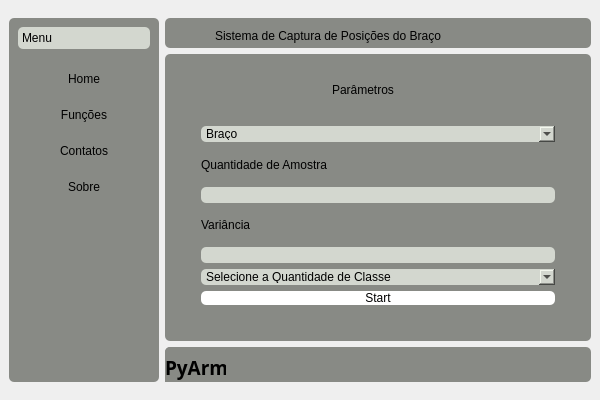
<?xml version="1.0" encoding="UTF-8"?>
<ui version="4.0">
 <class>MainWindow</class>
 <widget class="QMainWindow" name="MainWindow">
  <property name="geometry">
   <rect>
    <x>0</x>
    <y>0</y>
    <width>600</width>
    <height>400</height>
   </rect>
  </property>
  <property name="minimumSize">
   <size>
    <width>600</width>
    <height>400</height>
   </size>
  </property>
  <property name="maximumSize">
   <size>
    <width>600</width>
    <height>400</height>
   </size>
  </property>
  <property name="windowTitle">
   <string>MainWindow</string>
  </property>
  <property name="styleSheet">
   <string notr="true">*{
border:none;
}</string>
  </property>
  <widget class="QWidget" name="centralwidget">
   <property name="styleSheet">
    <string notr="true"/>
   </property>
   <layout class="QHBoxLayout" name="horizontalLayout">
    <item>
     <widget class="QFrame" name="left_container">
      <property name="sizePolicy">
       <sizepolicy hsizetype="Preferred" vsizetype="Preferred">
        <horstretch>100</horstretch>
        <verstretch>0</verstretch>
       </sizepolicy>
      </property>
      <property name="minimumSize">
       <size>
        <width>100</width>
        <height>0</height>
       </size>
      </property>
      <property name="maximumSize">
       <size>
        <width>150</width>
        <height>16777215</height>
       </size>
      </property>
      <property name="styleSheet">
       <string notr="true"/>
      </property>
      <property name="frameShape">
       <enum>QFrame::StyledPanel</enum>
      </property>
      <property name="frameShadow">
       <enum>QFrame::Raised</enum>
      </property>
      <layout class="QGridLayout" name="gridLayout">
       <property name="leftMargin">
        <number>0</number>
       </property>
       <property name="rightMargin">
        <number>0</number>
       </property>
       <property name="bottomMargin">
        <number>9</number>
       </property>
       <item row="0" column="0">
        <widget class="QFrame" name="frame_2">
         <property name="sizePolicy">
          <sizepolicy hsizetype="Expanding" vsizetype="Expanding">
           <horstretch>0</horstretch>
           <verstretch>0</verstretch>
          </sizepolicy>
         </property>
         <property name="minimumSize">
          <size>
           <width>0</width>
           <height>0</height>
          </size>
         </property>
         <property name="styleSheet">
          <string notr="true">QToolBox::tab{
	border-radius: 5px;

	
	background-color: rgb(211, 215, 207);
}

QFrame{
	
	background-color: rgb(136, 138, 133);
	border-radius: 5px;
}</string>
         </property>
         <property name="frameShape">
          <enum>QFrame::StyledPanel</enum>
         </property>
         <property name="frameShadow">
          <enum>QFrame::Raised</enum>
         </property>
         <layout class="QHBoxLayout" name="horizontalLayout_2">
          <item>
           <widget class="QToolBox" name="toolbox">
            <property name="styleSheet">
             <string notr="true">background-color: rgb(136, 138, 133);</string>
            </property>
            <property name="currentIndex">
             <number>0</number>
            </property>
            <widget class="QWidget" name="Menu">
             <property name="geometry">
              <rect>
               <x>0</x>
               <y>0</y>
               <width>82</width>
               <height>315</height>
              </rect>
             </property>
             <attribute name="label">
              <string>Menu</string>
             </attribute>
             <layout class="QVBoxLayout" name="verticalLayout_4">
              <property name="leftMargin">
               <number>0</number>
              </property>
              <property name="rightMargin">
               <number>0</number>
              </property>
              <item>
               <widget class="QPushButton" name="btn_home">
                <property name="minimumSize">
                 <size>
                  <width>0</width>
                  <height>30</height>
                 </size>
                </property>
                <property name="styleSheet">
                 <string notr="true">QPushButton:hover{
	border-top-left-radius:15px;
	border-top-right-radius:15px;
	border-bottom-left-radius:15px;
	border-bottom-right-radius:15px;
	
	background-color: rgb(211, 215, 207);
}

</string>
                </property>
                <property name="text">
                 <string>Home</string>
                </property>
                <property name="autoDefault">
                 <bool>false</bool>
                </property>
               </widget>
              </item>
              <item>
               <widget class="QPushButton" name="btn_funcoes">
                <property name="minimumSize">
                 <size>
                  <width>0</width>
                  <height>30</height>
                 </size>
                </property>
                <property name="styleSheet">
                 <string notr="true">QPushButton:hover{
	border-top-left-radius:15px;
	border-top-right-radius:15px;
	border-bottom-left-radius:15px;
	border-bottom-right-radius:15px;
	
	background-color: rgb(211, 215, 207);
}</string>
                </property>
                <property name="text">
                 <string>Funções</string>
                </property>
               </widget>
              </item>
              <item>
               <widget class="QPushButton" name="btn_contatos">
                <property name="minimumSize">
                 <size>
                  <width>0</width>
                  <height>30</height>
                 </size>
                </property>
                <property name="styleSheet">
                 <string notr="true">QPushButton:hover{
	border-top-left-radius:15px;
	border-top-right-radius:15px;
	border-bottom-left-radius:15px;
	border-bottom-right-radius:15px;
	
	background-color: rgb(211, 215, 207);
}
</string>
                </property>
                <property name="text">
                 <string>Contatos</string>
                </property>
               </widget>
              </item>
              <item>
               <widget class="QPushButton" name="btn_sobre">
                <property name="minimumSize">
                 <size>
                  <width>0</width>
                  <height>30</height>
                 </size>
                </property>
                <property name="styleSheet">
                 <string notr="true">QPushButton:hover{
	border-top-left-radius:15px;
	border-top-right-radius:15px;
	border-bottom-left-radius:15px;
	border-bottom-right-radius:15px;
	
	background-color: rgb(211, 215, 207);
}</string>
                </property>
                <property name="text">
                 <string>Sobre</string>
                </property>
               </widget>
              </item>
              <item>
               <spacer name="verticalSpacer">
                <property name="orientation">
                 <enum>Qt::Vertical</enum>
                </property>
                <property name="sizeHint" stdset="0">
                 <size>
                  <width>20</width>
                  <height>40</height>
                 </size>
                </property>
               </spacer>
              </item>
             </layout>
            </widget>
           </widget>
          </item>
         </layout>
        </widget>
       </item>
      </layout>
     </widget>
    </item>
    <item>
     <widget class="QFrame" name="main_container">
      <property name="styleSheet">
       <string notr="true">QFrame{
	
	border-radius: 5px;
}
</string>
      </property>
      <property name="frameShape">
       <enum>QFrame::StyledPanel</enum>
      </property>
      <property name="frameShadow">
       <enum>QFrame::Raised</enum>
      </property>
      <layout class="QVBoxLayout" name="verticalLayout">
       <property name="leftMargin">
        <number>0</number>
       </property>
       <property name="rightMargin">
        <number>0</number>
       </property>
       <item>
        <widget class="QFrame" name="top">
         <property name="sizePolicy">
          <sizepolicy hsizetype="Preferred" vsizetype="Preferred">
           <horstretch>0</horstretch>
           <verstretch>0</verstretch>
          </sizepolicy>
         </property>
         <property name="minimumSize">
          <size>
           <width>0</width>
           <height>30</height>
          </size>
         </property>
         <property name="styleSheet">
          <string notr="true">QFrame{
	
	background-color: rgb(136, 138, 133);
	border-radius: 5px;
}</string>
         </property>
         <property name="frameShape">
          <enum>QFrame::StyledPanel</enum>
         </property>
         <property name="frameShadow">
          <enum>QFrame::Raised</enum>
         </property>
         <widget class="QLabel" name="label">
          <property name="geometry">
           <rect>
            <x>50</x>
            <y>10</y>
            <width>331</width>
            <height>16</height>
           </rect>
          </property>
          <property name="text">
           <string>Sistema de Captura de Posições do Braço</string>
          </property>
         </widget>
        </widget>
       </item>
       <item>
        <widget class="QFrame" name="main_center">
         <property name="sizePolicy">
          <sizepolicy hsizetype="Preferred" vsizetype="Expanding">
           <horstretch>0</horstretch>
           <verstretch>0</verstretch>
          </sizepolicy>
         </property>
         <property name="styleSheet">
          <string notr="true">QFrame{
	
	background-color: rgb(136, 138, 133);
	border-radius: 5px;
}</string>
         </property>
         <property name="frameShape">
          <enum>QFrame::StyledPanel</enum>
         </property>
         <property name="frameShadow">
          <enum>QFrame::Raised</enum>
         </property>
         <layout class="QVBoxLayout" name="verticalLayout_5">
          <item>
           <widget class="QStackedWidget" name="Pages">
            <property name="layoutDirection">
             <enum>Qt::LeftToRight</enum>
            </property>
            <property name="autoFillBackground">
             <bool>false</bool>
            </property>
            <property name="currentIndex">
             <number>1</number>
            </property>
            <widget class="QWidget" name="page_home">
             <widget class="QLabel" name="label_3">
              <property name="geometry">
               <rect>
                <x>110</x>
                <y>240</y>
                <width>231</width>
                <height>20</height>
               </rect>
              </property>
              <property name="sizePolicy">
               <sizepolicy hsizetype="Maximum" vsizetype="Preferred">
                <horstretch>0</horstretch>
                <verstretch>0</verstretch>
               </sizepolicy>
              </property>
              <property name="contextMenuPolicy">
               <enum>Qt::NoContextMenu</enum>
              </property>
              <property name="styleSheet">
               <string notr="true">background-position: center;</string>
              </property>
              <property name="text">
               <string>&lt;html&gt;&lt;head/&gt;&lt;body&gt;&lt;p align=&quot;center&quot;&gt;Projeto de Iniciação Cientifica&lt;/p&gt;&lt;/body&gt;&lt;/html&gt;</string>
              </property>
             </widget>
             <widget class="QFrame" name="frame_6">
              <property name="enabled">
               <bool>true</bool>
              </property>
              <property name="geometry">
               <rect>
                <x>110</x>
                <y>0</y>
                <width>223</width>
                <height>228</height>
               </rect>
              </property>
              <property name="sizePolicy">
               <sizepolicy hsizetype="Preferred" vsizetype="Expanding">
                <horstretch>0</horstretch>
                <verstretch>0</verstretch>
               </sizepolicy>
              </property>
              <property name="maximumSize">
               <size>
                <width>223</width>
                <height>228</height>
               </size>
              </property>
              <property name="styleSheet">
               <string notr="true">background-image: url(:/logo_imagem/ufabc.png);
background-repeat: no-repeat;
background-position: center;</string>
              </property>
              <property name="frameShape">
               <enum>QFrame::StyledPanel</enum>
              </property>
              <property name="frameShadow">
               <enum>QFrame::Raised</enum>
              </property>
             </widget>
            </widget>
            <widget class="QWidget" name="page_funcoes">
             <layout class="QVBoxLayout" name="verticalLayout_8">
              <item>
               <widget class="QFrame" name="frame_main">
                <property name="sizePolicy">
                 <sizepolicy hsizetype="Preferred" vsizetype="Expanding">
                  <horstretch>0</horstretch>
                  <verstretch>0</verstretch>
                 </sizepolicy>
                </property>
                <property name="frameShape">
                 <enum>QFrame::StyledPanel</enum>
                </property>
                <property name="frameShadow">
                 <enum>QFrame::Raised</enum>
                </property>
                <layout class="QVBoxLayout" name="verticalLayout_9">
                 <item>
                  <widget class="QFrame" name="frame_3">
                   <property name="sizePolicy">
                    <sizepolicy hsizetype="Preferred" vsizetype="Preferred">
                     <horstretch>0</horstretch>
                     <verstretch>0</verstretch>
                    </sizepolicy>
                   </property>
                   <property name="minimumSize">
                    <size>
                     <width>0</width>
                     <height>30</height>
                    </size>
                   </property>
                   <property name="maximumSize">
                    <size>
                     <width>16777215</width>
                     <height>30</height>
                    </size>
                   </property>
                   <property name="frameShape">
                    <enum>QFrame::StyledPanel</enum>
                   </property>
                   <property name="frameShadow">
                    <enum>QFrame::Raised</enum>
                   </property>
                   <widget class="QLabel" name="label_2">
                    <property name="geometry">
                     <rect>
                      <x>140</x>
                      <y>0</y>
                      <width>91</width>
                      <height>17</height>
                     </rect>
                    </property>
                    <property name="text">
                     <string>Parâmetros</string>
                    </property>
                   </widget>
                  </widget>
                 </item>
                 <item>
                  <widget class="QFrame" name="frame">
                   <property name="sizePolicy">
                    <sizepolicy hsizetype="Preferred" vsizetype="Expanding">
                     <horstretch>0</horstretch>
                     <verstretch>0</verstretch>
                    </sizepolicy>
                   </property>
                   <property name="frameShape">
                    <enum>QFrame::StyledPanel</enum>
                   </property>
                   <property name="frameShadow">
                    <enum>QFrame::Raised</enum>
                   </property>
                   <layout class="QVBoxLayout" name="verticalLayout_7">
                    <item>
                     <widget class="QComboBox" name="comboBox_braco">
                      <property name="styleSheet">
                       <string notr="true">color: rgb(0, 0, 0);
border-top-left-radius:5px;
border-top-right-radius:5px;
border-bottom-left-radius:5px;
border-bottom-right-radius:5px;
	
background-color: rgb(211, 215, 207);</string>
                      </property>
                      <item>
                       <property name="text">
                        <string>Braço</string>
                       </property>
                      </item>
                      <item>
                       <property name="text">
                        <string>Esquerdo</string>
                       </property>
                      </item>
                      <item>
                       <property name="text">
                        <string>Direito</string>
                       </property>
                      </item>
                     </widget>
                    </item>
                    <item>
                     <widget class="QLabel" name="label_6">
                      <property name="text">
                       <string>Quantidade de Amostra</string>
                      </property>
                     </widget>
                    </item>
                    <item>
                     <widget class="QLineEdit" name="lineEdit_amostra">
                      <property name="styleSheet">
                       <string notr="true">color: rgb(0, 0, 0);
border-top-left-radius:5px;
border-top-right-radius:5px;
border-bottom-left-radius:5px;
border-bottom-right-radius:5px;
	
background-color: rgb(211, 215, 207);</string>
                      </property>
                     </widget>
                    </item>
                    <item>
                     <widget class="QLabel" name="label_7">
                      <property name="text">
                       <string>Variância</string>
                      </property>
                     </widget>
                    </item>
                    <item>
                     <widget class="QLineEdit" name="lineEdit_var">
                      <property name="styleSheet">
                       <string notr="true">font: 'Quantidade de Amostra'11pt &quot;Ubuntu&quot;;
color: rgb(0, 0, 0);
border-top-left-radius:5px;
border-top-right-radius:5px;
border-bottom-left-radius:5px;
border-bottom-right-radius:5px;
	
background-color: rgb(211, 215, 207);</string>
                      </property>
                     </widget>
                    </item>
                    <item>
                     <widget class="QComboBox" name="comboBox_classe">
                      <property name="styleSheet">
                       <string notr="true">color: rgb(0, 0, 0);
border-top-left-radius:5px;
border-top-right-radius:5px;
border-bottom-left-radius:5px;
border-bottom-right-radius:5px;
	
background-color: rgb(211, 215, 207);</string>
                      </property>
                      <item>
                       <property name="text">
                        <string>Selecione a Quantidade de Classe</string>
                       </property>
                      </item>
                      <item>
                       <property name="text">
                        <string>2</string>
                       </property>
                      </item>
                      <item>
                       <property name="text">
                        <string>3</string>
                       </property>
                      </item>
                      <item>
                       <property name="text">
                        <string>4</string>
                       </property>
                      </item>
                      <item>
                       <property name="text">
                        <string>5</string>
                       </property>
                      </item>
                      <item>
                       <property name="text">
                        <string>6</string>
                       </property>
                      </item>
                      <item>
                       <property name="text">
                        <string>7</string>
                       </property>
                      </item>
                      <item>
                       <property name="text">
                        <string>8</string>
                       </property>
                      </item>
                      <item>
                       <property name="text">
                        <string>9</string>
                       </property>
                      </item>
                      <item>
                       <property name="text">
                        <string>10</string>
                       </property>
                      </item>
                     </widget>
                    </item>
                    <item>
                     <widget class="QPushButton" name="start">
                      <property name="styleSheet">
                       <string notr="true">border-top-left-radius:5px;
border-top-right-radius:5px;
border-bottom-left-radius:5px;
border-bottom-right-radius:5px;
	
background-color: rgb(255, 255, 255);</string>
                      </property>
                      <property name="text">
                       <string>Start</string>
                      </property>
                     </widget>
                    </item>
                   </layout>
                  </widget>
                 </item>
                </layout>
               </widget>
              </item>
             </layout>
            </widget>
            <widget class="QWidget" name="page_contatos">
             <widget class="QLabel" name="label_12">
              <property name="geometry">
               <rect>
                <x>20</x>
                <y>10</y>
                <width>31</width>
                <height>31</height>
               </rect>
              </property>
              <property name="text">
               <string>Git</string>
              </property>
             </widget>
             <widget class="QLabel" name="label_13">
              <property name="geometry">
               <rect>
                <x>20</x>
                <y>40</y>
                <width>241</width>
                <height>17</height>
               </rect>
              </property>
              <property name="text">
               <string>link:  https://github.com/alans96</string>
              </property>
             </widget>
             <widget class="QLabel" name="label_14">
              <property name="geometry">
               <rect>
                <x>20</x>
                <y>70</y>
                <width>91</width>
                <height>17</height>
               </rect>
              </property>
              <property name="text">
               <string>Linkedin</string>
              </property>
             </widget>
             <widget class="QLabel" name="label_15">
              <property name="geometry">
               <rect>
                <x>20</x>
                <y>90</y>
                <width>361</width>
                <height>17</height>
               </rect>
              </property>
              <property name="text">
               <string>https://www.linkedin.com/in/alan-silva-061048236/</string>
              </property>
             </widget>
            </widget>
            <widget class="QWidget" name="page_sobre">
             <layout class="QVBoxLayout" name="verticalLayout_6">
              <item>
               <widget class="QLabel" name="label_16">
                <property name="text">
                 <string>&lt;html&gt;&lt;head/&gt;&lt;body&gt;&lt;p align=&quot;center&quot;&gt;Sobre&lt;/p&gt;&lt;/body&gt;&lt;/html&gt;</string>
                </property>
               </widget>
              </item>
              <item>
               <widget class="QLabel" name="label_4">
                <property name="sizePolicy">
                 <sizepolicy hsizetype="Preferred" vsizetype="Expanding">
                  <horstretch>0</horstretch>
                  <verstretch>0</verstretch>
                 </sizepolicy>
                </property>
                <property name="text">
                 <string>  O desenvolvimento deste aplicativo,  tem como foco  no  rastrea
mento e identificao de pontos de  interesse,  relativos  ao  braço 
de uma pessoa em  que  se  captura a  movimentação,  utilizando 
uma   webcam   comum,   conjuntamente   com   ferramentas   da 
biblioteca OpenCV  que  permite   relizar   o   processamento   da 
imagem    e    paralelamente    realizandoa    captura     de     sinais 
EMG(Eletromiográficos) com o dispositivo Myo - armband . 
   A  identificação  dos  pontos   de   interesse   foi   realizada   pelo 
framework open-source MediaPipe e a criação da interface gráfica 
foi feita utilizando-se da biblioteca PyQt5.</string>
                </property>
               </widget>
              </item>
             </layout>
            </widget>
           </widget>
          </item>
         </layout>
        </widget>
       </item>
       <item>
        <widget class="QFrame" name="baseboard">
         <property name="minimumSize">
          <size>
           <width>0</width>
           <height>35</height>
          </size>
         </property>
         <property name="styleSheet">
          <string notr="true">QFrame{

	background-color: rgb(136, 138, 133);
	border-radius: 5px;
}
</string>
         </property>
         <property name="frameShape">
          <enum>QFrame::StyledPanel</enum>
         </property>
         <property name="frameShadow">
          <enum>QFrame::Raised</enum>
         </property>
         <widget class="QLabel" name="base">
          <property name="geometry">
           <rect>
            <x>0</x>
            <y>0</y>
            <width>61</width>
            <height>41</height>
           </rect>
          </property>
          <property name="font">
           <font>
            <family>Ubuntu Condensed</family>
            <pointsize>14</pointsize>
            <weight>75</weight>
            <bold>true</bold>
           </font>
          </property>
          <property name="text">
           <string>PyArmy</string>
          </property>
         </widget>
        </widget>
       </item>
      </layout>
     </widget>
    </item>
   </layout>
  </widget>
 </widget>
 <resources/>
 <connections/>
</ui>
